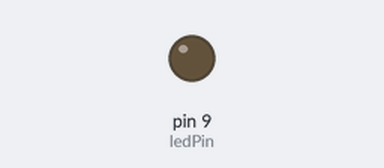
Bench run of a sketch on a simulated Arduino Uno, built with avr-gcc and run on an emulated ATmega328P. Parts: output pins drawn as LEDs (lit = HIGH).

Above: at 0.05 s.
At 0.15 s:
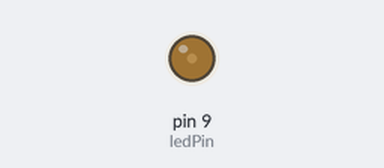
At 0.3 s:
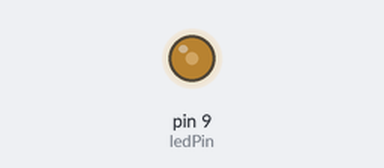
At 0.6 s:
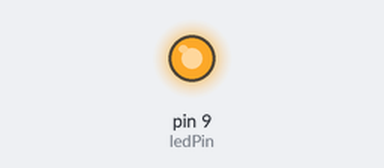
Timing chart, 0 to 3.0 s (numbered marks = the images above):
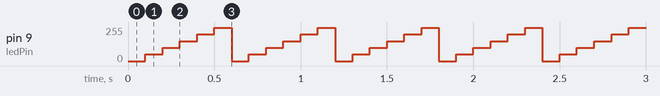

Measured:
- by itself, pin 9 (ledPin): repeats every 0.60 s: 100/255 0.10 s, 150/255 0.10 s, 200/255 0.10 s, 250/255 0.10 s, 0/255 0.10 s, 50/255 0.10 s

The sketch:

AnalogWriteLED1.ino
```cpp
#include "Arduino.h"

int ledPin = 9;

void setup()
{
	pinMode(ledPin, OUTPUT);
}

void loop()
{
	analogWrite(ledPin, 0);
	delay(100);
	analogWrite(ledPin, 50);
	delay(100);
	analogWrite(ledPin, 100);
	delay(100);
	analogWrite(ledPin, 150);
	delay(100);
	analogWrite(ledPin, 200);
	delay(100);
	analogWrite(ledPin, 250);
	delay(100);
}
```

.ino.cpp
```cpp
#ifdef __IN_ECLIPSE__
//This is a automatic generated file
//Please do not modify this file
//If you touch this file your change will be overwritten during the next build
//This file has been generated on 2017-02-01 11:35:49

#include "Arduino.h"
#include "Arduino.h"
void setup() ;
void loop() ;

#include "AnalogWriteLED1.ino"


#endif
```
